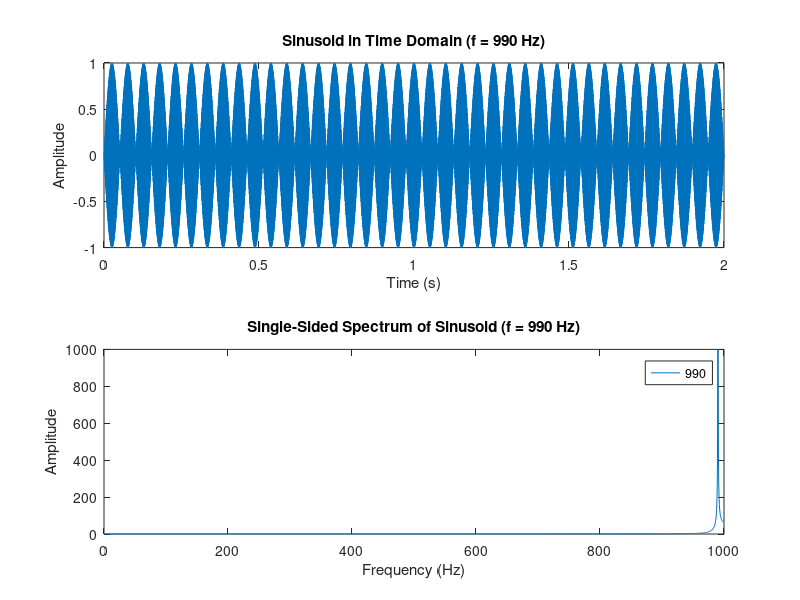

Write MATLAB code to recreate this figure. (Note: this script raises an error after producing the figure.)
% Set the duration of the sinusoid
duration = 2;

% Set the sample rate and number of samples
fs = 2000;
N = duration*fs;

% Generate a time vector
t = linspace(0, duration, N);

% Set the range of frequencies of the sinusoid
f_min = 0;
f_max = 1000;
f_step = 10;
frequencies = f_min:f_step:f_max;

% Initialize a matrix to store the sinusoids
x = zeros(length(frequencies), N);


% Generate the sinusoids
for i = 1:length(frequencies)
    f = frequencies(i);
    x(i, :) = sin(2*pi*f*t);
end
% Compute the single-sided spectra of the sinusoids
X = fft(x, [], 2);
X = X(:, 1:N/2+1);
f = fs*(0:N/2)/N;
% Plot the sinusoids in the time domain
figure;
for i = 1:length(frequencies)-1
    subplot(2, 1, 1);
    plot(t, x(i, :));
    xlabel('Time (s)');
    ylabel('Amplitude');
    title(sprintf('Sinusoid in Time Domain (f = %d Hz)', frequencies(i)));

    subplot(2, 1, 2);
    plot(f, abs(X(i, :)));
    xlabel('Frequency (Hz)');
    ylabel('Amplitude');
    title(sprintf('Single-Sided Spectrum of Sinusoid (f = %d Hz)', frequencies(i)));
    ylim([0,1000])
    % Add a legend to the plot
    legend(num2str(frequencies(i))); 
    pause(0.3)
    MM(i)=getframe(gcf);

end


drawnow;

v = VideoWriter('timefreq.mp4','MPEG-4');
open(v)
writeVideo(v,MM)
close(v)


